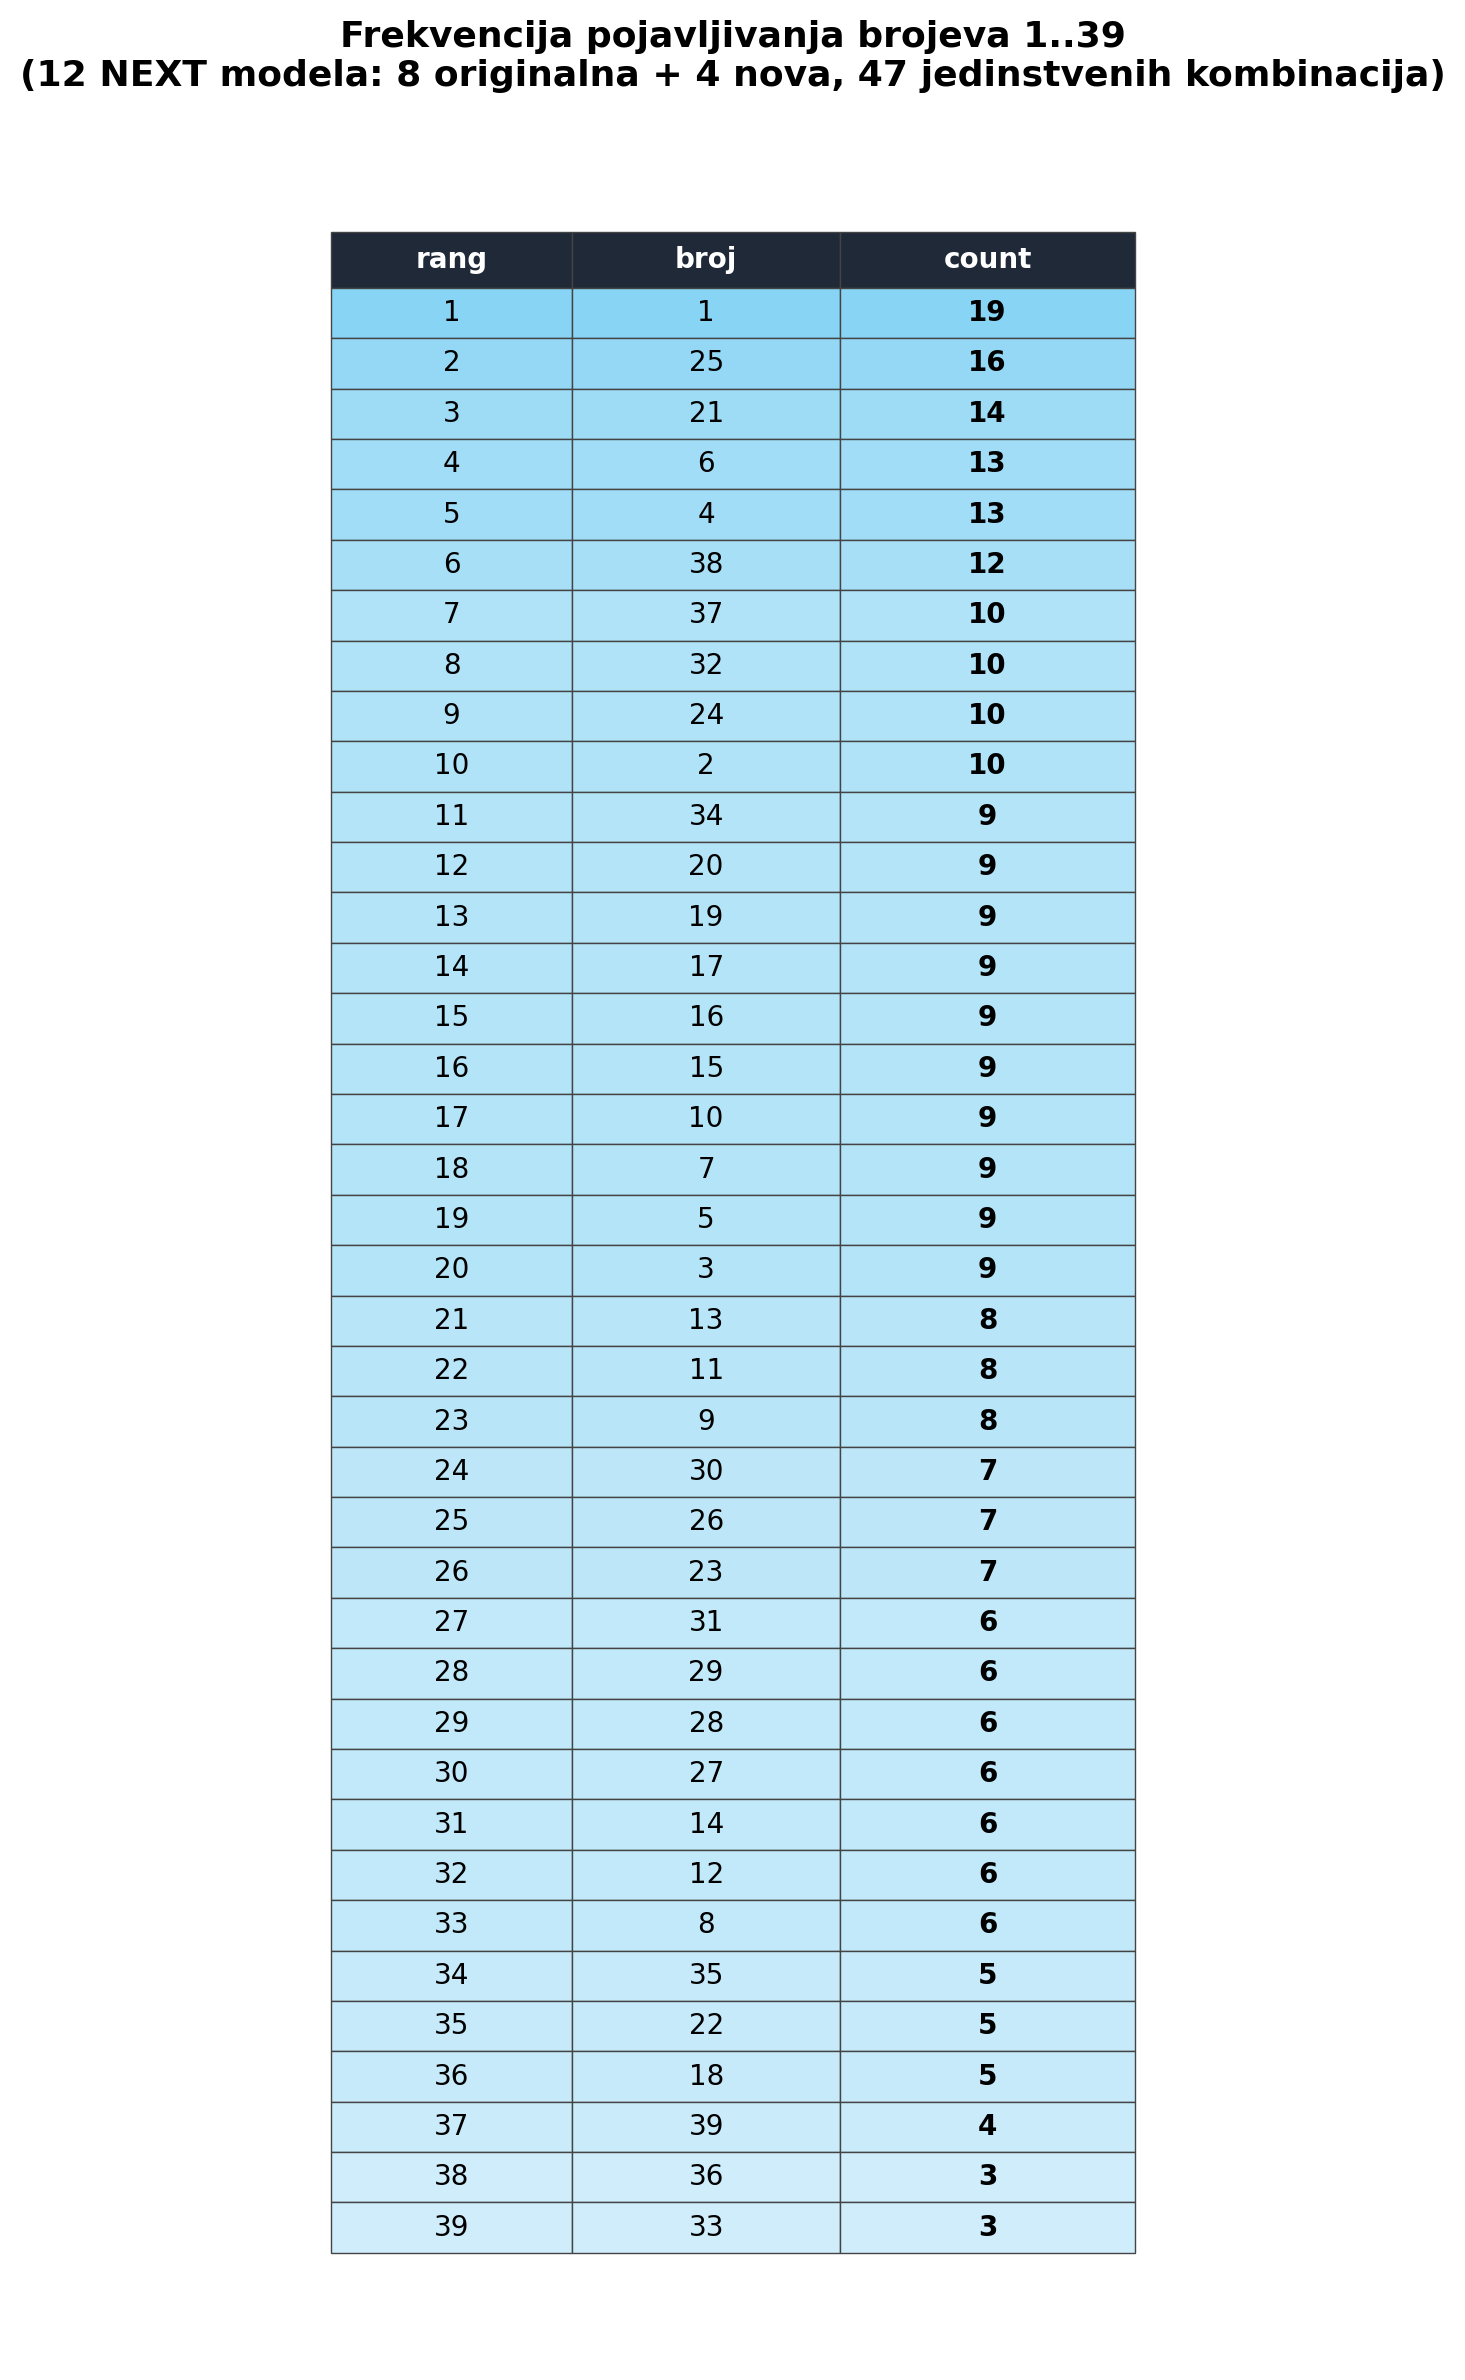

This figure's Python source:
"""
5_KarlWeierstrass_NEXT_frekvencija_v2 — agregacija kombinacija iz 12 NEXT modela
i frekvencija pojavljivanja brojeva 1..39.

Nadogradnja v1 (4_KarlWeierstrass_NEXT_frekvencija.py) — dodato 4 nova POGODNO
modela koja dolaze iz selekcije (NEXT9..NEXT12):
  - NEXT9_2a3j   (Brown + RQA-DET)
  - NEXT10_2a3k  (Brown + Variance ratio)
  - NEXT11_2b3f  (Hurst + exp-ACF)
  - NEXT12_2b3h  (Hurst + DFA)

Citam TXT izlaze iz svih 12 modela, vadimo svaki tuple (a, b, c, d, e, f, g)
sa 7 brojeva 1..39, brisem duplikate unutar fajla, izbacujemo placeholder
(1,2,3,4,5,6,7) i racunam ukupno frekvenciju.

Output:
  print u konzolu
  5_KarlWeierstrass_NEXT_frekvencija_v2.txt
  5_KarlWeierstrass_NEXT_frekvencija_v2.png
"""

import os
import re
from collections import Counter

import matplotlib.pyplot as plt

HERE = os.path.dirname(os.path.abspath(__file__))
TXT_OUT = os.path.join(HERE, "5_KarlWeierstrass_NEXT_frekvencija_v2.txt")
PNG_OUT = os.path.join(HERE, "5_KarlWeierstrass_NEXT_frekvencija_v2.png")

# (label, fajl, expected_count)
# Expected je broj kombinacija POSLE dedupliciranja i izbacivanja placeholder-a (1..7).
# Stare 8 (NEXT1..NEXT8) — fiksno po dizajnu.
# Nove 4 (NEXT9..NEXT12) — main + z-grid kandidati, neki kolapsiraju (duplikat / placeholder).
NEXT_FILES = [
    ("NEXT1",  "3_KarlWeierstrass_NEXT1_2a3b.txt", 4),
    ("NEXT2",  "3_KarlWeierstrass_NEXT2_2a3c.txt", 4),
    ("NEXT3",  "3_KarlWeierstrass_NEXT3_2a3d.txt", 4),
    ("NEXT4",  "3_KarlWeierstrass_NEXT4_2a3e.txt", 6),
    ("NEXT5",  "3_KarlWeierstrass_NEXT5_2b3a.txt", 3),
    ("NEXT6",  "3_KarlWeierstrass_NEXT6_2b3b.txt", 3),
    ("NEXT7",  "3_KarlWeierstrass_NEXT7_2b3e.txt", 3),
    ("NEXT8",  "3_KarlWeierstrass_NEXT8_2c3b.txt", 3),
    ("NEXT9",  "5_KarlWeierstrass_NEXT9_2a3j.txt", 5),
    ("NEXT10", "5_KarlWeierstrass_NEXT10_2a3k.txt", 5),
    ("NEXT11", "5_KarlWeierstrass_NEXT11_2b3f.txt", 4),
    ("NEXT12", "5_KarlWeierstrass_NEXT12_2b3h.txt", 3),
]

PLACEHOLDER = (1, 2, 3, 4, 5, 6, 7)
N_MIN, N_MAX = 1, 39
K_PICK = 7

COMBO_RE = re.compile(
    r"\(\s*(\d{1,2})\s*,\s*(\d{1,2})\s*,\s*(\d{1,2})\s*,\s*(\d{1,2})\s*,"
    r"\s*(\d{1,2})\s*,\s*(\d{1,2})\s*,\s*(\d{1,2})\s*\)"
)


def extract_combos(text):
    """Vadi sve 7-tuple-ove iz teksta, vraca unique listu (po prvom pojavljivanju)."""
    seen = set()
    out = []
    for match in COMBO_RE.finditer(text):
        combo = tuple(sorted(int(x) for x in match.groups()))
        if any(v < N_MIN or v > N_MAX for v in combo):
            continue
        if len(set(combo)) != K_PICK:
            continue
        if combo == PLACEHOLDER:
            continue
        if combo in seen:
            continue
        seen.add(combo)
        out.append(combo)
    return out


all_combos = []
per_file_rows = []
mismatch_notes = []

for label, fname, expected in NEXT_FILES:
    path = os.path.join(HERE, fname)
    if not os.path.exists(path):
        mismatch_notes.append(f"  {label}: fajl ne postoji -> {path}")
        per_file_rows.append((label, fname, expected, 0, []))
        continue
    with open(path, "r", encoding="utf-8") as f:
        text = f.read()
    combos = extract_combos(text)
    per_file_rows.append((label, fname, expected, len(combos), combos))
    all_combos.extend(combos)
    if expected is not None and len(combos) != expected:
        mismatch_notes.append(
            f"  {label}: ocekivano {expected}, pronadjeno {len(combos)}"
        )

total = len(all_combos)

counter = Counter()
for combo in all_combos:
    for num in combo:
        counter[num] += 1

freq_rows = sorted(counter.items(), key=lambda kv: (-kv[1], -kv[0]))


# ─── ispis ─────────────────────────────────────────────────────────
lines = []
lines.append("5_KarlWeierstrass_NEXT_frekvencija_v2")
lines.append("=" * 60)
lines.append("")
lines.append("Izvor: 12 NEXT TXT fajlova (8 originalna + 4 nova POGODNO modela).")
lines.append("Placeholder (1,2,3,4,5,6,7) izbacen, duplikati unutar fajla obrisani.")
lines.append("")
lines.append("Kombinacije po fajlu:")
lines.append("-" * 60)
for label, fname, expected, got, combos in per_file_rows:
    if expected is None:
        status = f"({got} kombinacija — varijabilno)"
    else:
        status = "OK" if got == expected else f"MISMATCH (ocekivano {expected})"
    lines.append(f"{label}  [{fname}]  combos: {got}  {status}")
    for combo in combos:
        lines.append(f"    {combo}")
    lines.append("")

lines.append("-" * 60)
lines.append(f"UKUPNO jedinstvenih kombinacija (bez placeholder-a): {total}")
lines.append("")

if mismatch_notes:
    lines.append("Napomena - razlika u broju kombinacija:")
    lines.extend(mismatch_notes)
    lines.append("")

lines.append("Frekvencija pojavljivanja brojeva 1..39 (sort: count desc, broj desc):")
lines.append("-" * 60)
lines.append(f"  {'rang':<6}{'broj':>6}{'count':>10}")
for rank, (num, cnt) in enumerate(freq_rows, start=1):
    lines.append(f"  {rank:<6}{num:>6}{cnt:>10}")

missing = [n for n in range(N_MIN, N_MAX + 1) if n not in counter]
if missing:
    lines.append("")
    lines.append(f"Brojevi bez pojavljivanja ({len(missing)}): {missing}")

text = "\n".join(lines) + "\n"
print(text)

with open(TXT_OUT, "w", encoding="utf-8") as f:
    f.write(text)

print(f"TXT saved -> {TXT_OUT}")
print()


# ─── tabela frekvencije kao PNG ──────────────────────────────────────
table_headers = ["rang", "broj", "count"]
table_rows = [[str(rank), str(num), str(cnt)]
              for rank, (num, cnt) in enumerate(freq_rows, start=1)]

max_count = max((cnt for _, cnt in freq_rows), default=1)

fig, ax = plt.subplots(figsize=(7, 12))
ax.axis("off")
ax.set_title(
    f"Frekvencija pojavljivanja brojeva 1..39\n"
    f"(12 NEXT modela: 8 originalna + 4 nova, {total} jedinstvenih kombinacija)",
    fontsize=13,
    fontweight="bold",
    pad=14,
)

table = ax.table(
    cellText=table_rows,
    colLabels=table_headers,
    colWidths=[0.18, 0.20, 0.22],
    cellLoc="center",
    loc="center",
)
table.auto_set_font_size(False)
table.set_fontsize(10)
table.scale(1.0, 1.25)

for (row, col), cell in table.get_celld().items():
    cell.set_edgecolor("#444444")
    cell.set_linewidth(0.5)
    if row == 0:
        cell.set_facecolor("#1f2937")
        cell.set_text_props(color="white", weight="bold")
        cell.set_height(cell.get_height() * 1.1)
    else:
        cnt = int(table_rows[row - 1][2])
        shade = 0.25 + 0.60 * (cnt / max_count)
        cell.set_facecolor((1.0 - 0.55 * shade, 1.0 - 0.20 * shade, 1.0 - 0.05 * shade))
        if col == 2:
            cell.set_text_props(weight="bold")

fig.tight_layout()
plt.show()
fig.savefig(PNG_OUT, dpi=200, bbox_inches="tight")
print(f"PNG saved -> {PNG_OUT}")
print()


"""
5_KarlWeierstrass_NEXT_frekvencija_v2
============================================================

Izvor: 12 NEXT TXT fajlova (8 originalna + 4 nova POGODNO modela).
Placeholder (1,2,3,4,5,6,7) izbacen, duplikati unutar fajla obrisani.

Kombinacije po fajlu:
------------------------------------------------------------
NEXT1  [3_KarlWeierstrass_NEXT1_2a3b.txt]  combos: 4  OK
    (1, x, 13, y, 31, z, 39)
    (2, x, 14, y, 25, z, 39)
    (3, x, 9, y, 23, z, 37)
    (4, x, 19, y, 23, z, 32)

NEXT2  [3_KarlWeierstrass_NEXT2_2a3c.txt]  combos: 4  OK
    (1, x, 12, y, 16, z, 39)
    (1, x, 11, y, 22, z, 32)
    (3, x, 23, y, 29, z, 37)
    (5, x, 16, y, 29, z, 37)

NEXT3  [3_KarlWeierstrass_NEXT3_2a3d.txt]  combos: 4  OK
    (2, x, 4, y, 11, z, 25)
    (2, x, 5, y, 20, z, 26)
    (4, x, 13, y, 22, z, 34)
    (6, x, 17, y, 21, z, 34)

NEXT4  [3_KarlWeierstrass_NEXT4_2a3e.txt]  combos: 6  OK
    (3, x, 21, y, 26, z, 33)
    (1, x, 15, y, 18, z, 37)
    (2, x, 12, y, 21, z, 38)
    (4, x, 6, y, 24, z, 31)
    (6, x, 11, y, 23, z, 26)
    (7, x, 20, y, 24, z, 32)

NEXT5  [3_KarlWeierstrass_NEXT5_2b3a.txt]  combos: 3  OK
    (1, x, 6, y, 27, z, 38)
    (1, x, 23, y, 25, z, 38)
    (2, x, 13, y, 28, z, 38)

NEXT6  [3_KarlWeierstrass_NEXT6_2b3b.txt]  combos: 3  OK
    (1, x, 6, y, 15, z, 27)
    (1, x, 25, y, 31, z, 34)
    (2, x, 21, y, 34, z, 36)

NEXT7  [3_KarlWeierstrass_NEXT7_2b3e.txt]  combos: 3  OK
    (1, x, 16, y, 21, z, 36)
    (2, x, 11, y, 27, z, 36)
    (4, x, 9, y, 14, z, 25)

NEXT8  [3_KarlWeierstrass_NEXT8_2c3b.txt]  combos: 3  OK
    (1, x, 14, y, 18, z, 26)
    (2, x, 19, y, 29, z, 37)
    (4, x, 13, y, 16, z, 35)

NEXT9  [5_KarlWeierstrass_NEXT9_2a3j.txt]  combos: 5  OK
    (1, x, 9, y, 17, z, 26)
    (1, x, 5, y, 11, z, 31)
    (3, x, 7, y, 19, z, 32)
    (6, x, 12, y, 24, z, 38)
    (7, x, 12, y, 22, z, 30)

NEXT10  [5_KarlWeierstrass_NEXT10_2a3k.txt]  combos: 5  OK
    (1, x, 21, y, 34, z, 38)
    (1, x, 5, y, 7, z, 38)
    (2, x, 13, y, 33, z, 38)
    (3, x, 10, y, 27, z, 34)
    (4, x, 15, y, 17, z, 34)

NEXT11  [5_KarlWeierstrass_NEXT11_2b3f.txt]  combos: 4  OK
    (1, x, 12, y, 25, z, 38)
    (1, x, 8, y, 21, z, 37)
    (1, x, 10, y, 25, z, 38)
    (1, x, 19, y, 30, z, 38)

NEXT12  [5_KarlWeierstrass_NEXT12_2b3h.txt]  combos: 3  OK
    (1, x, 17, y, 24, z, 34)
    (3, x, 5, y, 14, z, 32)
    (4, x, 9, y, 32, z, 39)

------------------------------------------------------------
UKUPNO jedinstvenih kombinacija (bez placeholder-a): 47

Frekvencija pojavljivanja brojeva 1..39 (sort: count desc, broj desc):
------------------------------------------------------------
  rang    broj     count
  1          1        19
  2          x        16
  3         21        14
  4          y        13
  5          z        13
  6         38        12
  7         37        10
  8         32        10
  9         24        10
  10         2        10
  11        34         9
  12        20         9
  13        19         9
  14        17         9
  15        16         9
  16        15         9
  17        10         9
  18         7         9
  19         5         9
  20         3         9
  21        13         8
  22        11         8
  23         9         8
  24        30         7
  25        26         7
  26        23         7
  27        31         6
  28        29         6
  29        28         6
  30        27         6
  31        14         6
  32        12         6
  33         8         6
  34        35         5
  35        22         5
  36        18         5
  37        39         4
  38        36         3
  39        33         3

TXT saved -> /5_KarlWeierstrass_NEXT_frekvencija_v2.txt

PNG saved -> /5_KarlWeierstrass_NEXT_frekvencija_v2.png
"""




"""
NEXT1 (4 kombinacije):

(1, 6, 13, 24, 31, 37, 39) — main
(2, 6, 14, 20, 25, 38, 39) — z=0.43
(3, 8, 9, 17, 23, 30, 37) — z=0.84
(4, 16, 19, 20, 23, 28, 32) — z=1.28
NEXT2 (4 kombinacije):

(1, 10, 12, 15, 16, 32, 39) — main
(1, 8, 11, 21, 22, 25, 32) — q=0.50
(3, 13, 23, 24, 29, 30, 37) — q=0.75
(5, 13, 16, 28, 29, 35, 37) — q=0.90
NEXT3 (4 kombinacije):

(2, 3, 4, 7, 11, 21, 25) — main
(2, 3, 5, 10, 20, 23, 26) — q=0.50
(4, 6, 13, 18, 22, 32, 34) — q=0.75
(6, 11, 17, 19, 21, 27, 34) — q=0.90
NEXT4 (6 kombinacija):

(3, 20, 21, 25, 26, 29, 33) — main
(1, 6, 15, 17, 18, 25, 37) — q=0.10
(2, 5, 12, 19, 21, 33, 38) — q=0.25
(4, 5, 6, 15, 24, 29, 31) — q=0.50
(6, 7, 11, 17, 23, 25, 26) — q=0.75
(7, 19, 20, 23, 24, 25, 32) — q=0.90
NEXT5 (3 kombinacije):

(1, 4, 6, 21, 27, 35, 38) — z=0.43
(1, 22, 23, 24, 25, 31, 38) — z=0.84
(2, 12, 13, 25, 28, 31, 38) — z=1.28
NEXT6 (3 kombinacije):

(1, 4, 6, 10, 15, 20, 27) — z=0.43
(1, 19, 25, 28, 31, 32, 34) — z=0.84
(2, 11, 21, 28, 34, 35, 36) — z=1.28
NEXT7 (3 kombinacije):

(1, 7, 16, 18, 21, 24, 36) — z=0.43
(2, 9, 11, 16, 27, 34, 36) — z=0.84
(4, 5, 9, 10, 14, 21, 25) — z=1.28
NEXT8 (3 kombinacije):

(1, 10, 14, 16, 18, 20, 26) — z=0.43
(2, 15, 19, 22, 29, 32, 37) — z=0.84
(4, 8, 13, 15, 16, 25, 35) — z=1.28
Ukupno: 30 kombinacija.



NEXT9 (5 kombinacija):

(1, 6, 9, 10, 17, 18, 26) — main
(1, 3, 5, 8, 11, 17, 31) — q=0.50
(3, 5, 7, 14, 19, 25, 32) — q=0.70
(6, 7, 12, 15, 24, 26, 38) — q=0.85
(7, 9, 12, 13, 22, 27, 30) — q=0.95
(q=0.05 → placeholder 1-7, otpada) → 5 ✓ slaže se sa tobom

NEXT10 — ja brojim 5, ti si rekao 4:

(1, 17, 21, 30, 34, 35, 38) — main
(1, 4, 5, 6, 7, 16, 38) — z=-0.43
(2, 10, 13, 21, 33, 37, 38) — z=0.43
(3, 9, 10, 24, 27, 30, 34) — z=0.84
(4, 11, 15, 16, 17, 25, 34) — z=1.28
(z=-1.28 → placeholder, z=0.00 → duplikat main) → 5, ne 4 ❗

NEXT11 (4 kombinacije):

(1, 2, 12, 19, 25, 28, 38) — main
(1, 4, 8, 14, 21, 24, 37) — z=0.43
(1, 6, 10, 20, 25, 29, 38) — z=0.84
(1, 9, 19, 21, 30, 37, 38) — z=1.28
(z=-1.28 → placeholder, z=0.00 → duplikat main) → 4 ✓ slaže se sa tobom

NEXT12 (3 kombinacije):

(1, 15, 17, 20, 24, 26, 34) — z=0.43
(3, 4, 5, 7, 14, 30, 32) — z=0.84
(4, 8, 9, 21, 32, 37, 39) — z=1.28


UKUPNO 47 kombinacija.
"""
